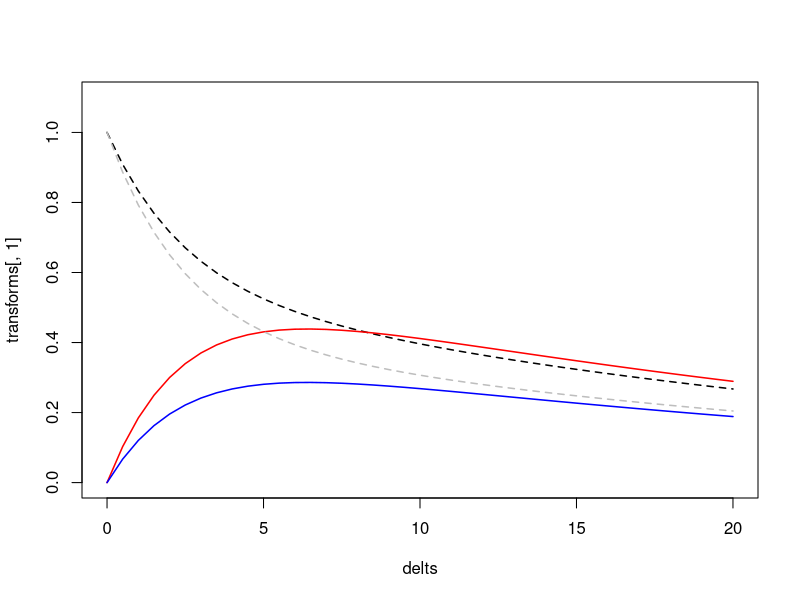

This figure's R source:
library(nloptr)
library(Matrix)
set.seed(03021993)
# Number of variables
  ne = 2
# The true, data-generating matrix
  themat = -Matrix(c(0.20,-0.15, -0.23, 0.25), ne, ne, byrow = TRUE)
  # Zita's OU model:
    # themat = -Matrix(c(0.02,-0.05, -0.05, 0.02), ne, ne, byrow = TRUE)
# Plotting OU by Delta-T
  delts = seq(0.0, 20, 0.5)
  transforms = matrix(NA, length(delts), ne^2)
  index = 1
  for(i in delts){
    transforms[index,] = as.numeric(expm(themat*i))
    index = index + 1
  }
  plot(delts, transforms[,1], type = 'l', ylim = c(0,1.1), lwd = 1.5, lty = 2)
    lines(delts, transforms[,2], type = 'l', col = 'red', lwd = 1.5)
    lines(delts, transforms[,3], type = 'l', col = 'blue', lwd = 1.5)
    lines(delts, transforms[,4], type = 'l', col = 'gray', lwd = 1.5, lty = 2)

# "Sampling" 3 studies
  (mat1 = expm(themat*0.5))
  (mat2 = expm(themat*1))
  (mat3 = expm(themat*10))
# Making a list and adding some small noise
  matrices = list(mat1 = mat1+rnorm(4,0,0.05),
                  mat2 = mat2+rnorm(4,0,0.05),
                  mat3 = mat3+rnorm(4,0,0.05))
# Matching Matrices to Corresponding Delta T's
  deltas = list(del1 = 0.5,
                del2 = 1.0,
                del3 = 10)
# Initial values for optimiation
  params = rnorm(4, 0, 0.1)
# Objective Function to be Minimized
  eval_f0 <- function(params, matrices, deltas) {
    # Reshape params into a matrix
    target_matrix <- matrix(params, nrow = length(params)/2, ncol = length(params)/2, byrow = TRUE)
    # Compute the sum of absolute differences between matrices
    distances = matrix(0, length(matrices), 1)
    for(i in 1:length(matrices)){
      distances[i,] = sum(abs(expm(target_matrix*deltas[[i]]) - matrices[[i]]))
    }
    distance = sum(distances)
    return(distance)
  }
# Options for nloptr
  opts = list("algorithm" = "NLOPT_LN_NELDERMEAD",
              "xtol_rel" = 1e-6,
              "maxeval" = 2000)
# Running the Optimization
  output = nloptr(x0 = rnorm(4, 0, 0.1), eval_f = eval_f0, 
                  matrices = matrices, deltas = deltas, 
                  opts = opts,
                  lb = rep(-0.9, 4),
                  ub = rep(.9, 4))
# Comparing estimated to true matrix
  matrix(output$solution, 2, 2, byrow = TRUE)
  themat

  